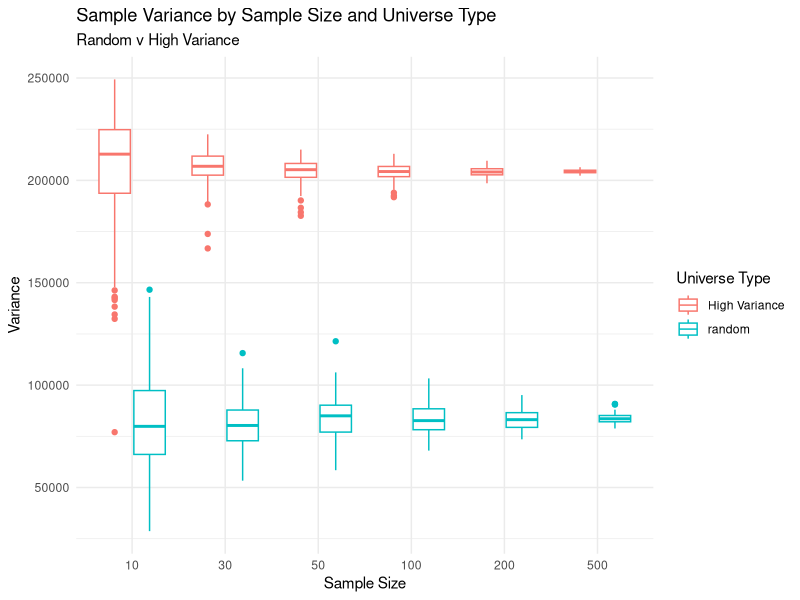
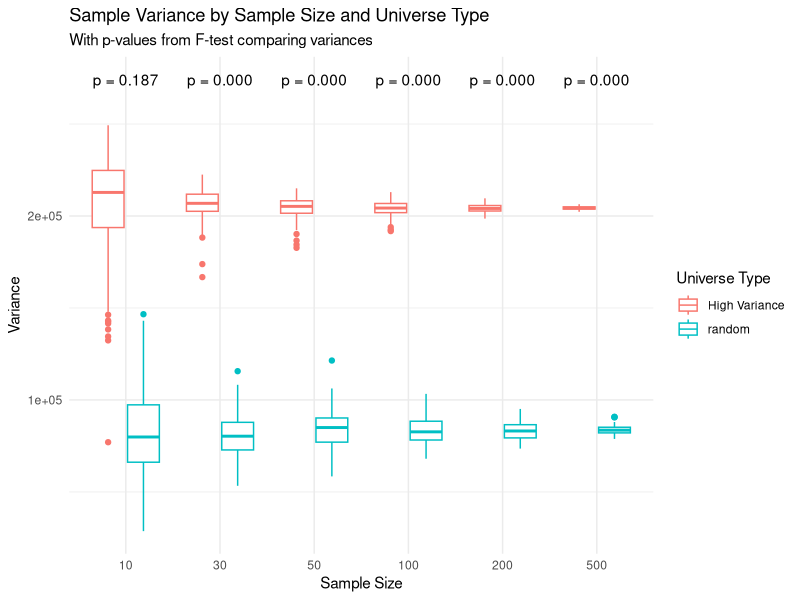
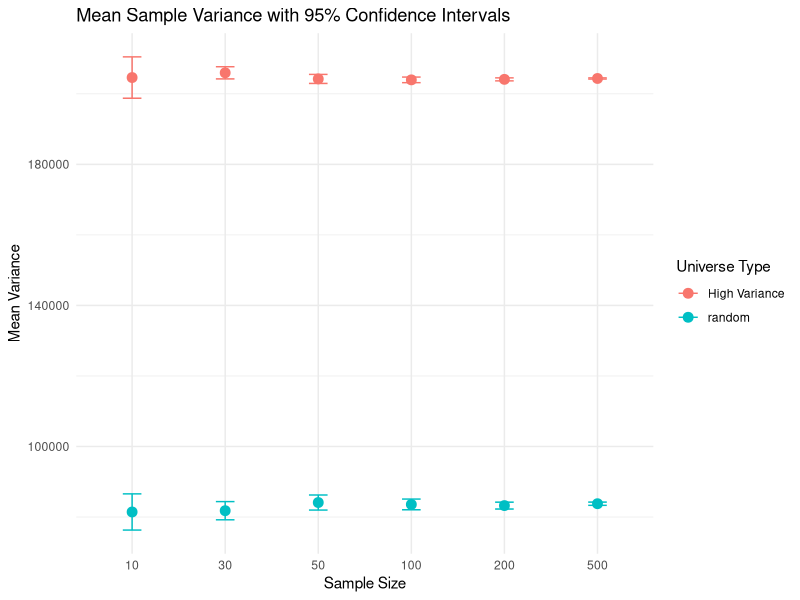
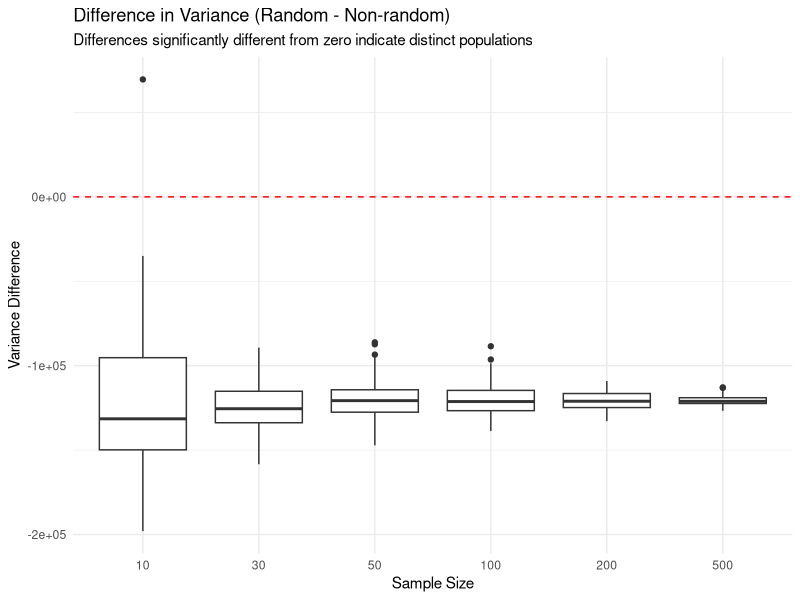
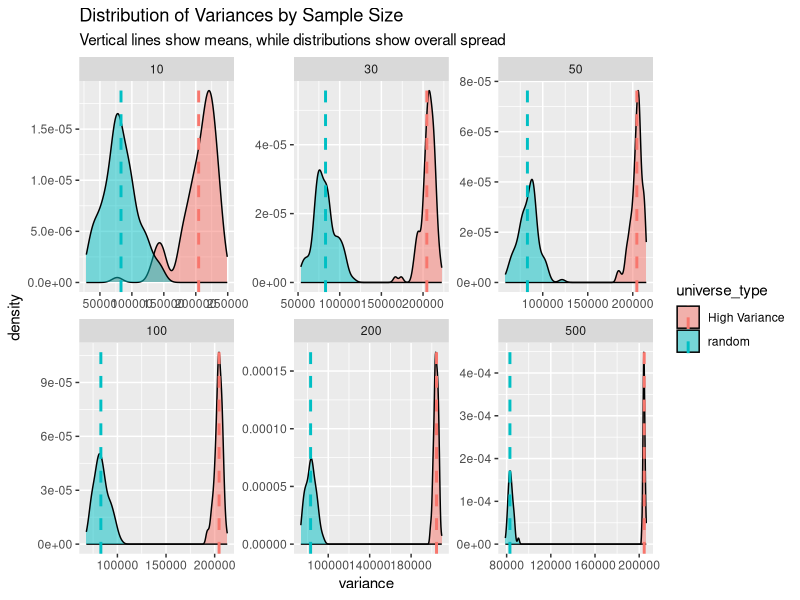
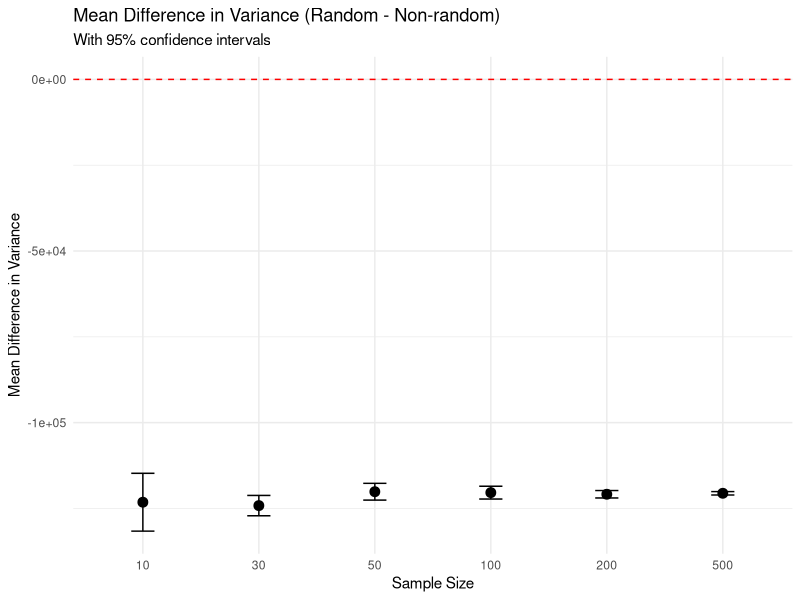

These figures' R source, in order:
## ---- chunk 1
knitr::opts_chunk$set(echo = TRUE)
library(tidyverse)
## ---- chunk 2
# random universe
set.seed(123)
# Create a random universe (1000 random integers between 1 and 1000)
random_universe <- sample(1:1000, 1000, replace = TRUE)

# Create non-random universes (several options)

# Option 1: Sequential numbers
sequential_universe <- 1:1000

# Option 2: Clustered data (4 distinct clusters)
clustered_universe <- c(
  rnorm(250, mean = 100, sd = 20),
  rnorm(250, mean = 300, sd = 20),
  rnorm(250, mean = 600, sd = 20),
  rnorm(250, mean = 900, sd = 20)
)
# Round to integers and ensure values are within 1-1000
clustered_universe <- pmin(1000, pmax(1, round(clustered_universe)))

# Option 3: Bimodal distribution
bimodal_universe <- c(
  rnorm(500, mean = 250, sd = 100),
  rnorm(500, mean = 750, sd = 100)
)
# Round to integers and ensure values are within 1-1000
bimodal_universe <- pmin(1000, pmax(1, round(bimodal_universe)))

# Create bimodal distribution with extremely high variance
high_var_universe <- c(
  sample(1:100, 500, replace=TRUE),    # Cluster at the low end
  sample(901:1000, 500, replace=TRUE)  # Cluster at the high end
)

# Verify variance
var(random_universe)  # Should be around 83,000-84,000
var(high_var_universe)  # Should be much higher
## ---- chunk 3
# Step 2: Function to take samples and calculate variance
calculate_sample_variances <- function(universe, sample_size, num_samples = 100) {
  variances <- numeric(num_samples)
  for(i in 1:num_samples) {
    sample_data <- sample(universe, sample_size)
    variances[i] <- var(sample_data)
  }
  return(variances)
}

## ---- chunk 4
# Step 3: Experiment with different sample sizes
sample_sizes <- c(10, 30, 50, 100, 200, 500)
results <- list()

# define the nonrandom universe type
for(size in sample_sizes) {
  random_variances <- calculate_sample_variances(random_universe, size)
  nonrandom_variances <- calculate_sample_variances(high_var_universe, size)
  
  results[[paste0("size_", size)]] <- list(
    random = random_variances,
    nonrandom = nonrandom_variances
  )
}

## ---- chunk 5
# Convert nested list to a data frame
results_df <- data.frame()

for(size_name in names(results)) {
  # Extract the numeric size from the name
  size <- as.numeric(gsub("size_", "", size_name))
  
  # Add random universe results
  random_data <- data.frame(
    sample_size = size,
    variance = results[[size_name]]$random,
    universe_type = "random"
  )
  
  # Add non-random universe results
  nonrandom_data <- data.frame(
    sample_size = size,
    variance = results[[size_name]]$nonrandom,
    universe_type = "High Variance"
  )
  
  # Combine the data
  results_df <- rbind(results_df, random_data, nonrandom_data)
}

# Now you can plot with ggplot
ggplot(results_df, aes(x = factor(sample_size), y = variance, color = universe_type)) +
  geom_boxplot() +
  labs(
    title = "Sample Variance by Sample Size and Universe Type",
    subtitle = "Random v High Variance",
    x = "Sample Size",
    y = "Variance",
    color = "Universe Type"
  ) +
  theme_minimal()
## ---- chunk 6
# Calculate p-values comparing variances across universe types for each sample size
result_stats <- data.frame()

for(size_name in names(results)) {
  # Extract the numeric size from the name
  size <- as.numeric(gsub("size_", "", size_name))
  
  # Run F-test to compare variances
  f_test <- var.test(results[[size_name]]$random, results[[size_name]]$nonrandom)
  
  # Store results
  result_stats <- rbind(result_stats, data.frame(
    sample_size = size,
    p_value = f_test$p.value,
    significant = f_test$p.value < 0.05
  ))
}

## ---- chunk 7
# Add p-values to the plot
ggplot(results_df, aes(x = factor(sample_size), y = variance, color = universe_type)) +
  geom_boxplot() +
  geom_text(data = result_stats, 
            aes(x = factor(sample_size), 
                y = max(results_df$variance) * 1.1,
                label = sprintf("p = %.3f", p_value)),
            inherit.aes = FALSE) +
  labs(
    title = "Sample Variance by Sample Size and Universe Type",
    subtitle = "With p-values from F-test comparing variances",
    x = "Sample Size",
    y = "Variance",
    color = "Universe Type"
  ) +
  theme_minimal()

## ---- chunk 8
# Calculate mean and confidence intervals for your variances
results_summary <- results_df %>%
  group_by(sample_size, universe_type) %>%
  summarize(
    mean_variance = mean(variance),
    sd_variance = sd(variance),
    n = n(),
    se = sd_variance/sqrt(n),
    ci_lower = mean_variance - 1.96*se,
    ci_upper = mean_variance + 1.96*se
  )

# Plot with confidence intervals
ggplot(results_summary, aes(x = factor(sample_size), y = mean_variance, color = universe_type)) +
  geom_point(size = 3) +
  geom_errorbar(aes(ymin = ci_lower, ymax = ci_upper), width = 0.2) +
  labs(
    title = "Mean Sample Variance with 95% Confidence Intervals",
    x = "Sample Size",
    y = "Mean Variance",
    color = "Universe Type"
  ) +
  theme_minimal()

## ---- chunk 9
# Calculate the difference in variance between random and non-random for each sample size
diff_data <- data.frame()

for(size_name in names(results)) {
  size <- as.numeric(gsub("size_", "", size_name))
  
  # Calculate differences for each simulation pair
  n_sims <- length(results[[size_name]]$random)
  differences <- results[[size_name]]$random - results[[size_name]]$nonrandom
  
  diff_data <- rbind(diff_data, data.frame(
    sample_size = rep(size, n_sims),
    variance_difference = differences
  ))
}

# Plot the differences
ggplot(diff_data, aes(x = factor(sample_size), y = variance_difference)) +
  geom_boxplot() +
  geom_hline(yintercept = 0, linetype = "dashed", color = "red") +
  labs(
    title = "Difference in Variance (Random - Non-random)",
    subtitle = "Differences significantly different from zero indicate distinct populations",
    x = "Sample Size",
    y = "Variance Difference"
  ) +
  theme_minimal()
## ---- chunk 10
ggplot(results_df, aes(x = variance, fill = universe_type)) +
  geom_density(alpha = 0.5) +
  geom_vline(data = results_df %>% group_by(universe_type) %>% 
               summarize(mean_var = mean(variance)),
             aes(xintercept = mean_var, color = universe_type),
             linetype = "dashed", linewidth = 1) +
  facet_wrap(~sample_size, scales = "free") +
  labs(title = "Distribution of Variances by Sample Size",
       subtitle = "Vertical lines show means, while distributions show overall spread")
## ---- chunk 11
# For each sample size, perform a one-sample t-test on the differences
diff_stats <- data.frame()

for(size_name in names(results)) {
  size <- as.numeric(gsub("size_", "", size_name))
  
  # Calculate differences for this sample size
  differences <- results[[size_name]]$random - results[[size_name]]$nonrandom
  
  # Perform one-sample t-test against μ = 0
  t_test <- t.test(differences, mu = 0)
  
  # Store results
  diff_stats <- rbind(diff_stats, data.frame(
    sample_size = size,
    mean_diff = mean(differences),
    p_value = t_test$p.value,
    significant = t_test$p.value < 0.05,
    lower_ci = t_test$conf.int[1],
    upper_ci = t_test$conf.int[2]
  ))
}

# Print the results
print(diff_stats)
## ---- chunk 12
# Plot the differences with confidence intervals
ggplot(diff_stats, aes(x = factor(sample_size), y = mean_diff)) +
  geom_point(size = 3) +
  geom_errorbar(aes(ymin = lower_ci, ymax = upper_ci), width = 0.2) +
  geom_hline(yintercept = 0, linetype = "dashed", color = "red") +
  labs(
    title = "Mean Difference in Variance (Random - Non-random)",
    subtitle = "With 95% confidence intervals",
    x = "Sample Size",
    y = "Mean Difference in Variance"
  ) +
  theme_minimal()
